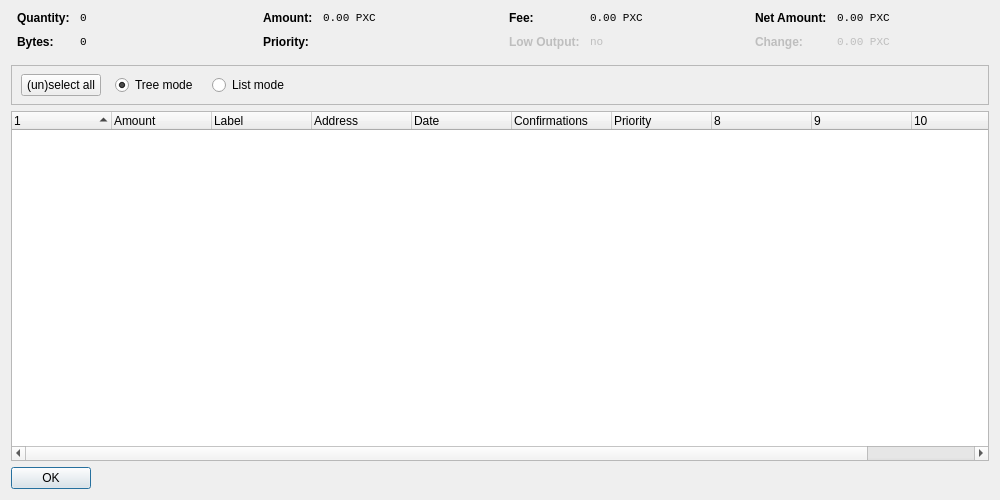
<?xml version="1.0" encoding="UTF-8"?>
<ui version="4.0">
 <class>CoinControl</class>
 <widget class="QDialog" name="CoinControl">
  <property name="geometry">
   <rect>
    <x>0</x>
    <y>0</y>
    <width>1000</width>
    <height>500</height>
   </rect>
  </property>
  <property name="windowTitle">
   <string>Coin Control</string>
  </property>
  <layout class="QVBoxLayout" name="verticalLayout">
   <item>
    <layout class="QHBoxLayout" name="horizontalLayoutTop" stretch="0,0,0,0">
     <property name="topMargin">
      <number>0</number>
     </property>
     <property name="bottomMargin">
      <number>10</number>
     </property>
     <item>
      <layout class="QFormLayout" name="formLayoutCoinControl1">
       <property name="horizontalSpacing">
        <number>10</number>
       </property>
       <property name="verticalSpacing">
        <number>10</number>
       </property>
       <property name="leftMargin">
        <number>6</number>
       </property>
       <property name="rightMargin">
        <number>6</number>
       </property>
       <item row="0" column="0">
        <widget class="QLabel" name="labelCoinControlQuantityText">
         <property name="styleSheet">
          <string notr="true">font-weight:bold;</string>
         </property>
         <property name="text">
          <string>Quantity:</string>
         </property>
        </widget>
       </item>
       <item row="0" column="1">
        <widget class="QLabel" name="labelCoinControlQuantity">
         <property name="font">
          <font>
           <family>Monospace</family>
           <pointsize>8</pointsize>
          </font>
         </property>
         <property name="cursor">
          <cursorShape>IBeamCursor</cursorShape>
         </property>
         <property name="contextMenuPolicy">
          <enum>Qt::ActionsContextMenu</enum>
         </property>
         <property name="text">
          <string notr="true">0</string>
         </property>
         <property name="textInteractionFlags">
          <set>Qt::LinksAccessibleByMouse|Qt::TextSelectableByKeyboard|Qt::TextSelectableByMouse</set>
         </property>
        </widget>
       </item>
       <item row="1" column="0">
        <widget class="QLabel" name="labelCoinControlBytesText">
         <property name="styleSheet">
          <string notr="true">font-weight:bold;</string>
         </property>
         <property name="text">
          <string>Bytes:</string>
         </property>
        </widget>
       </item>
       <item row="1" column="1">
        <widget class="QLabel" name="labelCoinControlBytes">
         <property name="font">
          <font>
           <family>Monospace</family>
           <pointsize>8</pointsize>
          </font>
         </property>
         <property name="cursor">
          <cursorShape>IBeamCursor</cursorShape>
         </property>
         <property name="contextMenuPolicy">
          <enum>Qt::ActionsContextMenu</enum>
         </property>
         <property name="text">
          <string notr="true">0</string>
         </property>
         <property name="textInteractionFlags">
          <set>Qt::LinksAccessibleByMouse|Qt::TextSelectableByKeyboard|Qt::TextSelectableByMouse</set>
         </property>
        </widget>
       </item>
      </layout>
     </item>
     <item>
      <layout class="QFormLayout" name="formLayoutCoinControl2">
       <property name="horizontalSpacing">
        <number>10</number>
       </property>
       <property name="verticalSpacing">
        <number>10</number>
       </property>
       <property name="leftMargin">
        <number>6</number>
       </property>
       <property name="rightMargin">
        <number>6</number>
       </property>
       <item row="0" column="0">
        <widget class="QLabel" name="labelCoinControlAmountText">
         <property name="styleSheet">
          <string notr="true">font-weight:bold;</string>
         </property>
         <property name="text">
          <string>Amount:</string>
         </property>
        </widget>
       </item>
       <item row="0" column="1">
        <widget class="QLabel" name="labelCoinControlAmount">
         <property name="font">
          <font>
           <family>Monospace</family>
           <pointsize>8</pointsize>
          </font>
         </property>
         <property name="cursor">
          <cursorShape>IBeamCursor</cursorShape>
         </property>
         <property name="contextMenuPolicy">
          <enum>Qt::ActionsContextMenu</enum>
         </property>
         <property name="text">
          <string notr="true">0.00 PXC</string>
         </property>
         <property name="textInteractionFlags">
          <set>Qt::LinksAccessibleByMouse|Qt::TextSelectableByKeyboard|Qt::TextSelectableByMouse</set>
         </property>
        </widget>
       </item>
       <item row="1" column="0">
        <widget class="QLabel" name="labelCoinControlPriorityText">
         <property name="styleSheet">
          <string notr="true">font-weight:bold;</string>
         </property>
         <property name="text">
          <string>Priority:</string>
         </property>
        </widget>
       </item>
       <item row="1" column="1">
        <widget class="QLabel" name="labelCoinControlPriority">
         <property name="font">
          <font>
           <family>Monospace</family>
           <pointsize>8</pointsize>
          </font>
         </property>
         <property name="cursor">
          <cursorShape>IBeamCursor</cursorShape>
         </property>
         <property name="contextMenuPolicy">
          <enum>Qt::ActionsContextMenu</enum>
         </property>
         <property name="text">
          <string/>
         </property>
         <property name="textInteractionFlags">
          <set>Qt::LinksAccessibleByMouse|Qt::TextSelectableByKeyboard|Qt::TextSelectableByMouse</set>
         </property>
        </widget>
       </item>
      </layout>
     </item>
     <item>
      <layout class="QFormLayout" name="formLayoutCoinControl3">
       <property name="horizontalSpacing">
        <number>10</number>
       </property>
       <property name="verticalSpacing">
        <number>10</number>
       </property>
       <property name="leftMargin">
        <number>6</number>
       </property>
       <property name="rightMargin">
        <number>6</number>
       </property>
       <item row="0" column="0">
        <widget class="QLabel" name="labelCoinControlFeeText">
         <property name="styleSheet">
          <string notr="true">font-weight:bold;</string>
         </property>
         <property name="text">
          <string>Fee:</string>
         </property>
        </widget>
       </item>
       <item row="0" column="1">
        <widget class="QLabel" name="labelCoinControlFee">
         <property name="font">
          <font>
           <family>Monospace</family>
           <pointsize>8</pointsize>
          </font>
         </property>
         <property name="cursor">
          <cursorShape>IBeamCursor</cursorShape>
         </property>
         <property name="contextMenuPolicy">
          <enum>Qt::ActionsContextMenu</enum>
         </property>
         <property name="text">
          <string notr="true">0.00 PXC</string>
         </property>
         <property name="textInteractionFlags">
          <set>Qt::LinksAccessibleByMouse|Qt::TextSelectableByKeyboard|Qt::TextSelectableByMouse</set>
         </property>
        </widget>
       </item>
       <item row="1" column="0">
        <widget class="QLabel" name="labelCoinControlLowOutputText">
         <property name="enabled">
          <bool>false</bool>
         </property>
         <property name="styleSheet">
          <string notr="true">font-weight:bold;</string>
         </property>
         <property name="text">
          <string>Low Output:</string>
         </property>
        </widget>
       </item>
       <item row="1" column="1">
        <widget class="QLabel" name="labelCoinControlLowOutput">
         <property name="enabled">
          <bool>false</bool>
         </property>
         <property name="font">
          <font>
           <family>Monospace</family>
           <pointsize>8</pointsize>
          </font>
         </property>
         <property name="cursor">
          <cursorShape>IBeamCursor</cursorShape>
         </property>
         <property name="contextMenuPolicy">
          <enum>Qt::ActionsContextMenu</enum>
         </property>
         <property name="text">
          <string>no</string>
         </property>
         <property name="textInteractionFlags">
          <set>Qt::LinksAccessibleByMouse|Qt::TextSelectableByKeyboard|Qt::TextSelectableByMouse</set>
         </property>
        </widget>
       </item>
      </layout>
     </item>
     <item>
      <layout class="QFormLayout" name="formLayoutCoinControl4">
       <property name="horizontalSpacing">
        <number>10</number>
       </property>
       <property name="verticalSpacing">
        <number>10</number>
       </property>
       <property name="leftMargin">
        <number>6</number>
       </property>
       <property name="rightMargin">
        <number>6</number>
       </property>
       <item row="0" column="0">
        <widget class="QLabel" name="labelCoinControlNetAmountText">
         <property name="styleSheet">
          <string notr="true">font-weight:bold;</string>
         </property>
         <property name="text">
          <string>Net Amount:</string>
         </property>
        </widget>
       </item>
       <item row="0" column="1">
        <widget class="QLabel" name="labelCoinControlNetAmount">
         <property name="font">
          <font>
           <family>Monospace</family>
           <pointsize>8</pointsize>
          </font>
         </property>
         <property name="cursor">
          <cursorShape>IBeamCursor</cursorShape>
         </property>
         <property name="contextMenuPolicy">
          <enum>Qt::ActionsContextMenu</enum>
         </property>
         <property name="text">
          <string notr="true">0.00 PXC</string>
         </property>
         <property name="textInteractionFlags">
          <set>Qt::LinksAccessibleByMouse|Qt::TextSelectableByKeyboard|Qt::TextSelectableByMouse</set>
         </property>
        </widget>
       </item>
       <item row="1" column="0">
        <widget class="QLabel" name="labelCoinControlChangeText">
         <property name="enabled">
          <bool>false</bool>
         </property>
         <property name="styleSheet">
          <string notr="true">font-weight:bold;</string>
         </property>
         <property name="text">
          <string>Change:</string>
         </property>
        </widget>
       </item>
       <item row="1" column="1">
        <widget class="QLabel" name="labelCoinControlChange">
         <property name="enabled">
          <bool>false</bool>
         </property>
         <property name="font">
          <font>
           <family>Monospace</family>
           <pointsize>8</pointsize>
          </font>
         </property>
         <property name="cursor">
          <cursorShape>IBeamCursor</cursorShape>
         </property>
         <property name="contextMenuPolicy">
          <enum>Qt::ActionsContextMenu</enum>
         </property>
         <property name="text">
          <string notr="true">0.00 PXC</string>
         </property>
         <property name="textInteractionFlags">
          <set>Qt::LinksAccessibleByMouse|Qt::TextSelectableByKeyboard|Qt::TextSelectableByMouse</set>
         </property>
        </widget>
       </item>
      </layout>
     </item>
    </layout>
   </item>
   <item>
    <widget class="QFrame" name="frame">
     <property name="minimumSize">
      <size>
       <width>0</width>
       <height>40</height>
      </size>
     </property>
     <property name="frameShape">
      <enum>QFrame::StyledPanel</enum>
     </property>
     <property name="frameShadow">
      <enum>QFrame::Sunken</enum>
     </property>
     <widget class="QWidget" name="horizontalLayoutWidget">
      <property name="geometry">
       <rect>
        <x>10</x>
        <y>0</y>
        <width>781</width>
        <height>41</height>
       </rect>
      </property>
      <layout class="QHBoxLayout" name="horizontalLayoutPanel" stretch="0,0,0,0,0">
       <property name="spacing">
        <number>14</number>
       </property>
       <item>
        <widget class="QPushButton" name="pushButtonSelectAll">
         <property name="sizePolicy">
          <sizepolicy hsizetype="Maximum" vsizetype="Fixed">
           <horstretch>0</horstretch>
           <verstretch>0</verstretch>
          </sizepolicy>
         </property>
         <property name="text">
          <string>(un)select all</string>
         </property>
        </widget>
       </item>
       <item>
        <widget class="QRadioButton" name="radioTreeMode">
         <property name="sizePolicy">
          <sizepolicy hsizetype="Maximum" vsizetype="Fixed">
           <horstretch>0</horstretch>
           <verstretch>0</verstretch>
          </sizepolicy>
         </property>
         <property name="text">
          <string>Tree mode</string>
         </property>
         <property name="checked">
          <bool>true</bool>
         </property>
        </widget>
       </item>
       <item>
        <widget class="QRadioButton" name="radioListMode">
         <property name="sizePolicy">
          <sizepolicy hsizetype="Maximum" vsizetype="Fixed">
           <horstretch>0</horstretch>
           <verstretch>0</verstretch>
          </sizepolicy>
         </property>
         <property name="text">
          <string>List mode</string>
         </property>
        </widget>
       </item>
       <item>
        <spacer name="horizontalSpacer">
         <property name="orientation">
          <enum>Qt::Horizontal</enum>
         </property>
         <property name="sizeHint" stdset="0">
          <size>
           <width>40</width>
           <height>20</height>
          </size>
         </property>
        </spacer>
       </item>
      </layout>
     </widget>
    </widget>
   </item>
   <item>
    <widget class="CoinControlTreeWidget" name="treeWidget">
     <property name="contextMenuPolicy">
      <enum>Qt::CustomContextMenu</enum>
     </property>
     <property name="sortingEnabled">
      <bool>false</bool>
     </property>
     <property name="columnCount">
      <number>11</number>
     </property>
     <attribute name="headerShowSortIndicator" stdset="0">
      <bool>true</bool>
     </attribute>
     <attribute name="headerStretchLastSection">
      <bool>false</bool>
     </attribute>
     <column>
      <property name="text">
       <string/>
      </property>
     </column>
     <column>
      <property name="text">
       <string>Amount</string>
      </property>
     </column>
     <column>
      <property name="text">
       <string notr="true">Label</string>
      </property>
     </column>
     <column>
      <property name="text">
       <string>Address</string>
      </property>
     </column>
     <column>
      <property name="text">
       <string>Date</string>
      </property>
     </column>
     <column>
      <property name="text">
       <string>Confirmations</string>
      </property>
      <property name="toolTip">
       <string>Confirmed</string>
      </property>
     </column>
     <column>
      <property name="text">
       <string>Priority</string>
      </property>
     </column>
     <column>
      <property name="text">
       <string/>
      </property>
     </column>
     <column>
      <property name="text">
       <string/>
      </property>
     </column>
     <column>
      <property name="text">
       <string/>
      </property>
     </column>
     <column>
      <property name="text">
       <string/>
      </property>
     </column>
    </widget>
   </item>
   <item>
    <widget class="QDialogButtonBox" name="buttonBox">
     <property name="sizePolicy">
      <sizepolicy hsizetype="Maximum" vsizetype="Fixed">
       <horstretch>0</horstretch>
       <verstretch>0</verstretch>
      </sizepolicy>
     </property>
     <property name="orientation">
      <enum>Qt::Horizontal</enum>
     </property>
     <property name="standardButtons">
      <set>QDialogButtonBox::Ok</set>
     </property>
    </widget>
   </item>
  </layout>
 </widget>
 <customwidgets>
  <customwidget>
   <class>CoinControlTreeWidget</class>
   <extends>QTreeWidget</extends>
  </customwidget>
 </customwidgets>
 <resources/>
 <connections/>
</ui>
